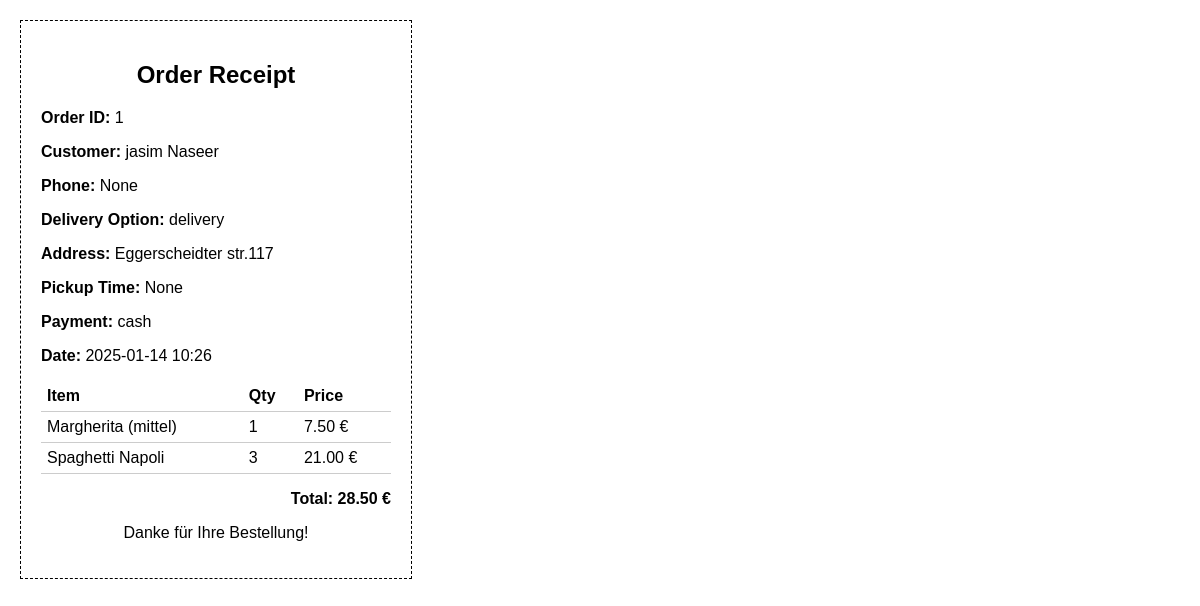
The page /api/orders/1/receipt on the database its author committed.
### models.py (models this page shows)
class Order(db.Model):
    __tablename__ = "orders"
    id = db.Column(db.Integer, primary_key=True)
    customer = db.Column(db.String(100), nullable=False, index=True)  # Index für bessere Filterung
    delivery_option = db.Column(db.String(50), nullable=False)
    address = db.Column(db.String(200), nullable=True)
    pickup_time = db.Column(db.String(50), nullable=True)
    payment_method = db.Column(db.String(50), nullable=False)
    date = db.Column(db.DateTime, default=datetime.utcnow, index=True)  # Index für Sortierung nach Datum
    phone_number = db.Column(db.String(13), nullable=True) # ✅ New field
    deleted = db.Column(db.Boolean, default=False)  # soft delete flag
    items = db.relationship("OrderItem", backref="order", cascade="all, delete-orphan")

class OrderItem(db.Model):
    __tablename__ = "order_items"
    id = db.Column(db.Integer, primary_key=True)
    order_id = db.Column(db.Integer, db.ForeignKey("orders.id"), nullable=False)
    name = db.Column(db.String(100), nullable=False)
    price = db.Column(db.Float, nullable=False)
    quantity = db.Column(db.Integer, nullable=False)

### app.py (the view)
@app.route("/api/orders/<int:order_id>/receipt", methods=["GET"])
def print_receipt(order_id):
    try:
        order = Order.query.get_or_404(order_id)
        total = sum(item.price * item.quantity for item in order.items)
        return render_template("receipt.html", order=order, total=total)
    except Exception as e:
        return f"Error generating receipt: {str(e)}", 500

### templates/receipt.html (shortened to what this page needs)
<!DOCTYPE html>
<html lang="en">
<head>
</head>
<body onload="window.print()">
  <div class="receipt">
    <h2>Order Receipt</h2>
    <p><strong>Order ID:</strong> {{ order.id }}</p>
    <p><strong>Customer:</strong> {{ order.customer }}</p>
    <p><strong>Phone:</strong> {{ order.phone_number }}</p>
    <p><strong>Delivery Option:</strong> {{ order.delivery_option }}</p>
    <p><strong>Address:</strong> {{ order.address }}</p>
    <p><strong>Pickup Time:</strong> {{ order.pickup_time }}</p>
    <p><strong>Payment:</strong> {{ order.payment_method }}</p>
    <p><strong>Date:</strong> {{ order.date.strftime("%Y-%m-%d %H:%M") }}</p>
    <table>
      <thead>
        <tr>
          <th>Item</th>
          <th>Qty</th>
          <th>Price</th>
        </tr>
      </thead>
      <tbody>
        {% for item in order.items %}
        <tr>
          <td>{{ item.name }}</td>
          <td>{{ item.quantity }}</td>
          <td>{{ "%.2f"|format(item.price * item.quantity) }} €</td>
        </tr>
        {% endfor %}
      </tbody>
    </table>
    <p class="total">Total: {{ "%.2f"|format(total) }} €</p>
    <p style="text-align:center;">Danke für Ihre Bestellung!</p>
  </div>
</body>
</html>

### templates/receipt.html (style rules this page uses)
body { font-family: Arial, sans-serif; margin: 20px; }
.receipt { border: 1px dashed #000; padding: 20px; width: 350px; }
h2 { text-align: center; margin-bottom: 20px; }
table { width: 100%; border-collapse: collapse; margin-bottom: 15px; }
th, td { border-bottom: 1px solid #ccc; padding: 6px; text-align: left; }
.total { text-align: right; font-weight: bold; }

### rows shown on the page
Order: id "1", customer "jasim Naseer", phone_number "None", delivery_option "delivery", address "Eggerscheidter str.117", pickup_time "None", payment_method "cash", date "2025-01-14 10:26"
OrderItem: name "Margherita (mittel)", quantity "1", item.price*item.quantity "7.50"
OrderItem: name "Spaghetti Napoli", quantity "3", item.price*item.quantity "21.00"

### other values the page prints
{{ "%.2f"|format(total) }} "28.50"
